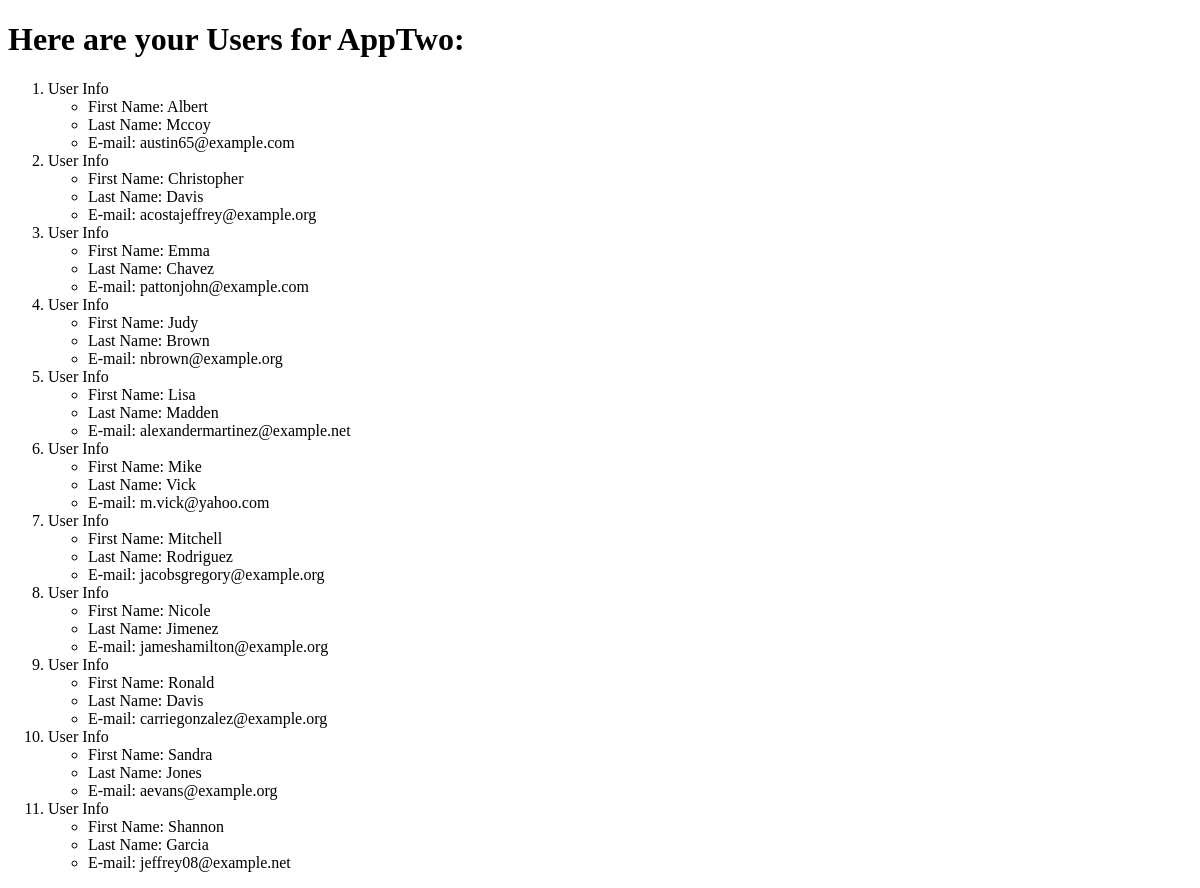
The app's page /users/, older data.
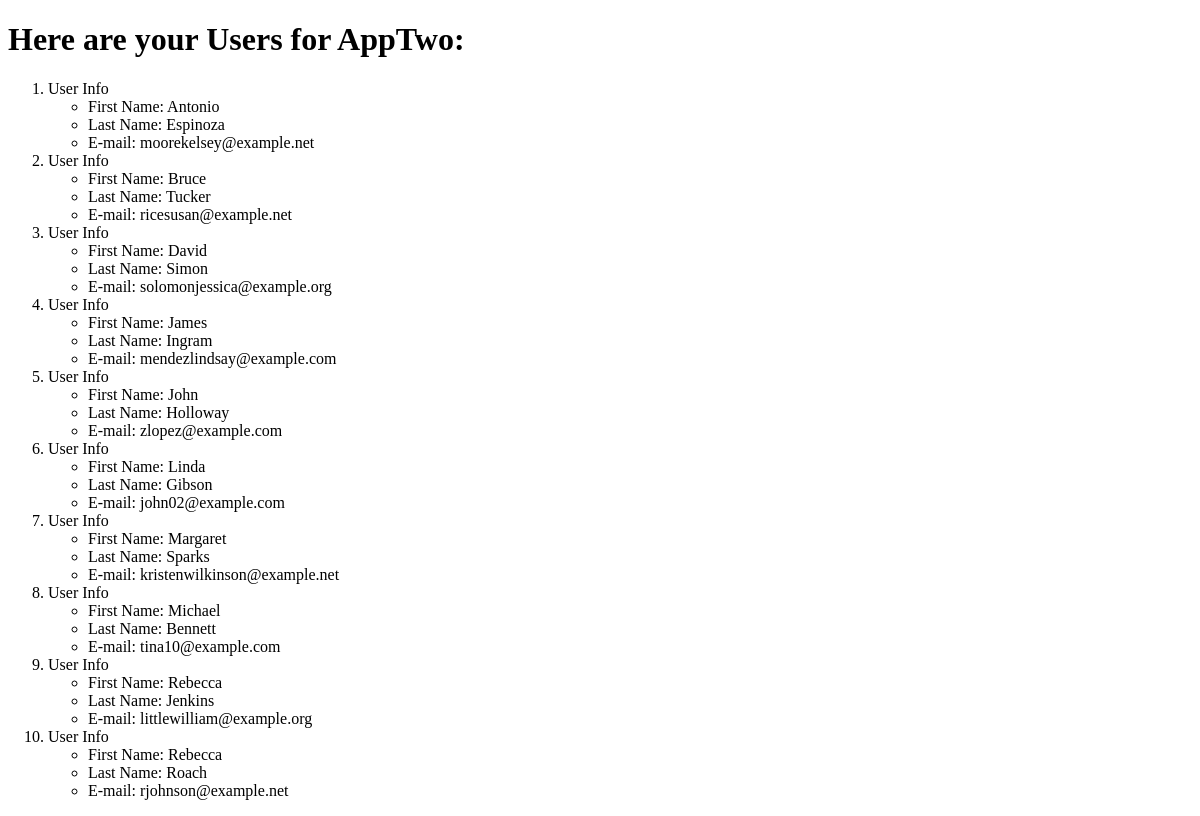
The same page, newer data.
### AppTwo/models.py (models this page shows)
class User(models.Model):
    first_name = models.CharField(max_length=128)
    last_name = models.CharField(max_length=128)
    email = models.EmailField(max_length=264, unique=True)

### AppTwo/views.py (the view)
# urls.py: url(r'^users/',include('AppTwo.urls')),
def users(request):
    user_list = User.objects.order_by('first_name')
    user_dict = {'users': user_list}
    return render(request, 'apptwo/users.html',context=user_dict)

### templates/apptwo/users.html (shortened to what this page needs)
<!DOCTYPE html>
<html lang="en">
<head>
</head>
<body>
    <h1>Here are your Users for AppTwo:</h1>
    {% if users %}
    <ol>
        {% for person in users %}
        <li>User Info</li>
        <ul>
            <li>First Name: {{person.first_name}}</li>
            <li>Last Name: {{person.last_name}}</li>
            <li>E-mail: {{person.email}}</li>
        </ul>
        {% endfor%}
    </ol>
    {% endif%}
</body>
</html>

Row changes from the older to the newer data that the page shows:
removed User: first_name "Albert", last_name "Mccoy", email "austin65@example.com"
removed User: first_name "Christopher", last_name "Davis", email "acostajeffrey@example.org"
removed User: first_name "Emma", last_name "Chavez", email "pattonjohn@example.com"
removed User: first_name "Judy", last_name "Brown", email "nbrown@example.org"
removed User: first_name "Lisa", last_name "Madden", email "alexandermartinez@example.net"
removed User: first_name "Mike", last_name "Vick", email "m.vick@yahoo.com"
removed User: first_name "Mitchell", last_name "Rodriguez", email "jacobsgregory@example.org"
removed User: first_name "Nicole", last_name "Jimenez", email "jameshamilton@example.org"
removed User: first_name "Ronald", last_name "Davis", email "carriegonzalez@example.org"
removed User: first_name "Sandra", last_name "Jones", email "aevans@example.org"
removed User: first_name "Shannon", last_name "Garcia", email "jeffrey08@example.net"
added User: first_name "Antonio", last_name "Espinoza", email "moorekelsey@example.net"
added User: first_name "Bruce", last_name "Tucker", email "ricesusan@example.net"
added User: first_name "David", last_name "Simon", email "solomonjessica@example.org"
added User: first_name "James", last_name "Ingram", email "mendezlindsay@example.com"
added User: first_name "John", last_name "Holloway", email "zlopez@example.com"
added User: first_name "Linda", last_name "Gibson", email "john02@example.com"
added User: first_name "Margaret", last_name "Sparks", email "kristenwilkinson@example.net"
added User: first_name "Michael", last_name "Bennett", email "tina10@example.com"
added User: first_name "Rebecca", last_name "Jenkins", email "littlewilliam@example.org"
added User: first_name "Rebecca", last_name "Roach", email "rjohnson@example.net"
